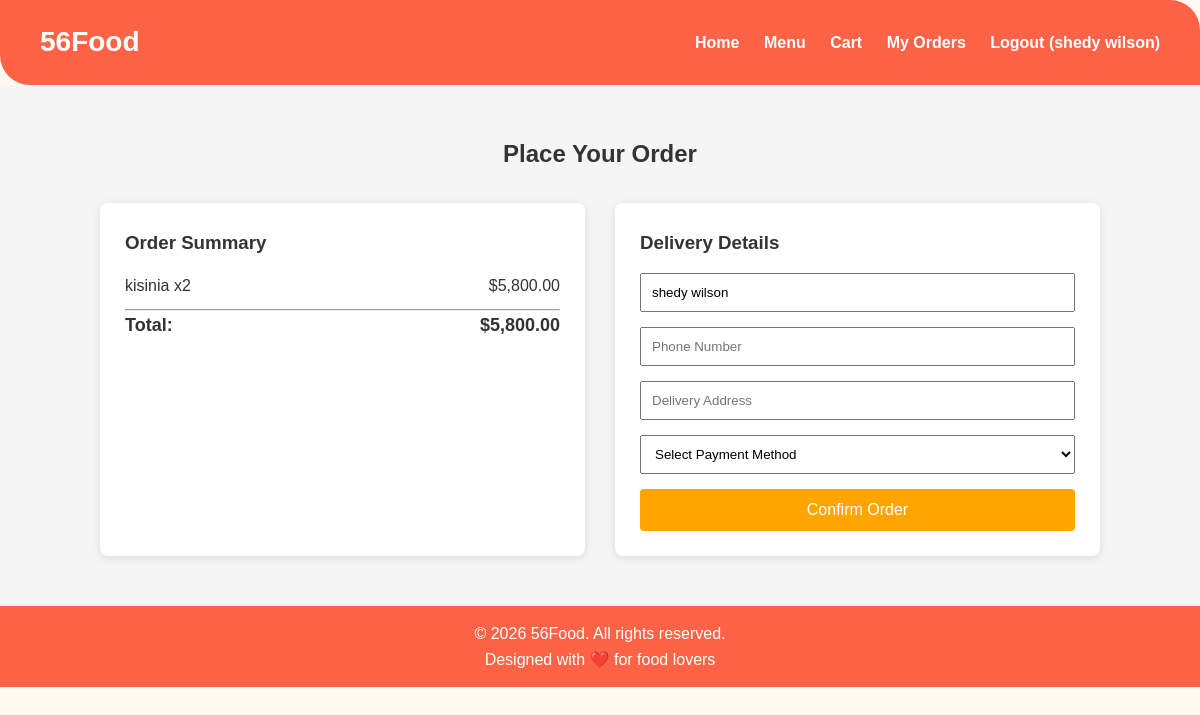
Page /order.php (signed in) on the committed database.
### tables this page shows
CREATE TABLE `cart` (
  `id` int(11) NOT NULL,
  `user_id` int(11) NOT NULL,
  `menu_id` int(11) NOT NULL,
  `quantity` int(11) NOT NULL DEFAULT 1,
  `created_at` timestamp NOT NULL DEFAULT current_timestamp()
);

CREATE TABLE `menu` (
  `id` int(11) NOT NULL,
  `name` varchar(100) NOT NULL,
  `description` text DEFAULT NULL,
  `price` decimal(10,2) NOT NULL,
  `image` varchar(255) DEFAULT NULL,
  `status` enum('available','unavailable') DEFAULT 'available',
  `created_at` timestamp NOT NULL DEFAULT current_timestamp()
);

### order.php (the view, shortened to what this page needs)
<?php
require_once "include/auth.php";
$userId   = (int) $_SESSION['user_id'];
$userName = $_SESSION['user_name'] ?? '';
$cartItems = [];
$totalPrice = 0.0;
$sql = "SELECT c.id, c.menu_id, c.quantity, m.name, m.price
        FROM cart c
        INNER JOIN menu m ON c.menu_id = m.id
        WHERE c.user_id = ?";
if ($stmt = mysqli_prepare($conn, $sql)) {
    mysqli_stmt_bind_param($stmt, "i", $userId);
    mysqli_stmt_execute($stmt);
    $result = mysqli_stmt_get_result($stmt);
    while ($row = mysqli_fetch_assoc($result)) {
        $cartItems[] = $row;
        $totalPrice += $row['price'] * $row['quantity'];
    }
}
?>
<!DOCTYPE html>
<html lang="en">
<head>
    <link rel="stylesheet" href="assets/css/index.css">
    <link rel="stylesheet" href="assets/css/order.css">
</head>
<body>
    <header>
        <h1>56Food</h1>
        <nav>
            <a href="index.php">Home</a>
            <a href="menu.php">Menu</a>
            <a href="cart.php">Cart</a>
            <?php if (isset($_SESSION['user_id'])): ?>
                <a href="orders.php">My Orders</a>
                <a href="logout.php">Logout (<?= htmlspecialchars($_SESSION['user_name']) ?>)</a>
            <?php else: ?>
                <a href="login.php">Login</a>
                <a href="register.php">Register</a>
            <?php endif; ?>
        </nav>
    </header>
    <section class="order-section">
        <h2>Place Your Order</h2>
        <div class="order-container">
            <div class="order-summary">
                <h3>Order Summary</h3>
                <?php if (empty($cartItems)): ?>
                    <p>Your cart is empty. <a href="menu.php">Go back to menu</a>.</p>
                <?php else: ?>
                    <?php foreach ($cartItems as $item): ?>
                        <div class="summary-item">
                            <span><?= htmlspecialchars($item['name']) ?> x<?= (int) $item['quantity'] ?></span>
                            <span>$<?= number_format($item['price'] * $item['quantity'], 2) ?></span>
                        </div>
                    <?php endforeach; ?>
                    <hr>
                    <div class="summary-total">
                        <strong>Total:</strong>
                        <strong>$<?= number_format($totalPrice, 2) ?></strong>
                    </div>
                <?php endif; ?>
            </div>
            <form class="order-form" id="orderForm" method="POST" action="order.php">
                <h3>Delivery Details</h3>
                <input type="text" name="full_name" placeholder="Full Name" value="<?= htmlspecialchars($userName) ?>" required>
                <input type="tel" name="phone" placeholder="Phone Number" required>
                <input type="text" name="address" placeholder="Delivery Address" required>
                <select name="payment_method" required>
                    <option value="">Select Payment Method</option>
                </select>
                <button type="submit"<?= empty($cartItems) ? ' disabled' : '' ?>>Confirm Order</button>
            </form>
        </div>
    </section>
    <footer>
        <p>&copy; 2026 56Food. All rights reserved.</p>
        <p>Designed with ❤️ for food lovers</p>
    </footer>
</body>
</html>

### assets/css/index.css (style rules this page uses)
* { margin:0; padding:0; box-sizing: border-box; font-family: Arial, sans-serif; }
body { background-color: #fff8f0; color: #333; line-height: 1.6; }
a { text-decoration: none; color: inherit; }
header { background-color: #ff6347; color: white; padding: 20px 40px; border-radius: 0% 30px; display: flex; justify-content: space-between; align-items: center; }
header h1 { font-size: 28px; }
nav a { margin-left: 20px; font-weight: bold; color: white; }
footer { background-color: #ff6347; color: white; text-align: center; padding: 15px 20px; }

### assets/css/order.css (style rules this page uses)
.order-section { padding: 50px; background: #f5f5f5; }
.order-section h2 { text-align: center; margin-bottom: 30px; }
.order-container { display: grid; grid-template-columns: 1fr 1fr; gap: 30px; max-width: 1000px; margin: auto; }
.order-summary, .order-form { background: #fff; padding: 25px; border-radius: 8px; box-shadow: 0 2px 10px rgba(0,0,0,0.1); }
.order-summary h3, .order-form h3 { margin-bottom: 15px; }
.summary-item { display: flex; justify-content: space-between; margin-bottom: 10px; }
.summary-total { display: flex; justify-content: space-between; font-size: 18px; }
.order-form input, .order-form select { width: 100%; padding: 10px; margin-bottom: 15px; }
.order-form button { width: 100%; padding: 12px; background: orange; border: none; color: white; font-size: 16px; cursor: pointer; border-radius: 4px; }

### rows in the picture
cart: menu.name "kisinia", quantity "2", $item['price'] * $item['quantity'] "5,800.00"

### other values in the picture
$_SESSION['user_name'] "shedy wilson"
$totalPrice "5,800.00"
